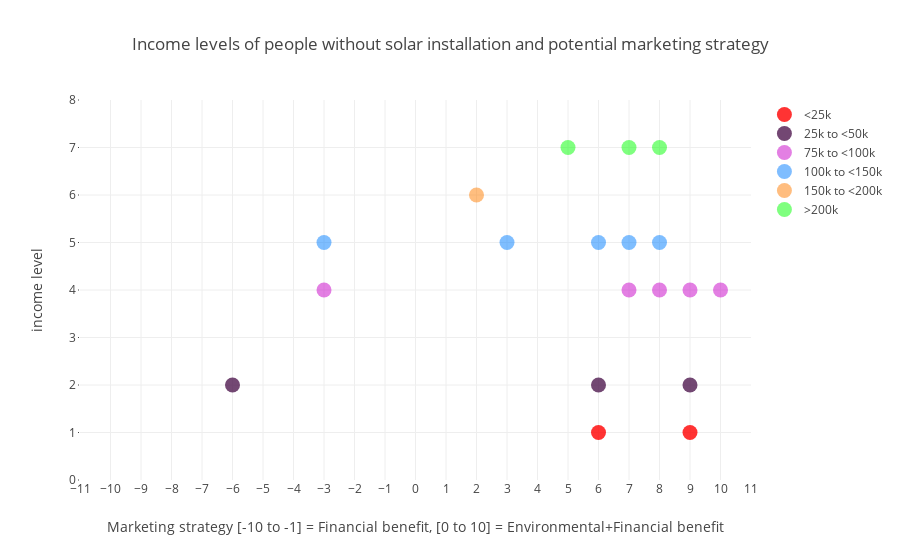

The notebook cell this image was saved under:
### Code cell
## Scatter chart showing the distribution of NON solar respondents who are believers and non-believers, and their
## income level (future potential solar installatio n candidates)

trace1 = go.Scatter(
                    x = ccbeliefs3_income_1['climatechange_beliefs_score'],
                    y = ccbeliefs3_income_1['income'],
                    mode = "markers",
                    name = "<25k",
                    marker = dict(size = 15, color = 'rgba(255, 0, 0, 0.8)'),
                    text= ccbeliefs3_income_1.income)

trace2 = go.Scatter(
                    x = ccbeliefs3_income_2['climatechange_beliefs_score'],
                    y = ccbeliefs3_income_2['income'],
                    mode = "markers",
                    name = "25k to <50k",
                    marker = dict(size = 15, color = 'rgba(80, 26, 80, 0.8)'),
                    text= ccbeliefs3_income_2.income)

trace3 = go.Scatter(
                    x = ccbeliefs3_income_3['climatechange_beliefs_score'],
                    y = ccbeliefs3_income_3['income'],
                    mode = "markers",
                    name = "50k to <75k", 
                    marker = dict(size = 15, color = 'rgba(0, 60, 255, 0.5)'),
                    text= ccbeliefs3_income_3.income)
trace4 = go.Scatter(
                    x = ccbeliefs3_income_4['climatechange_beliefs_score'],
                    y = ccbeliefs3_income_4['income'],
                    mode = "markers",
                    name = "75k to <100k", 
                    marker = dict(size = 15, color = 'rgba(200, 0, 200, 0.5)'),
                    text= ccbeliefs3_income_4.income)

trace5 = go.Scatter(
                    x = ccbeliefs3_income_5['climatechange_beliefs_score'],
                    y = ccbeliefs3_income_5['income'],
                    mode = "markers",
                    name = "100k to <150k", 
                    marker = dict(size = 15, color = 'rgba(0, 125, 255, 0.5)'),
                    text= ccbeliefs3_income_5.income)

trace6 = go.Scatter(
                    x = ccbeliefs3_income_6['climatechange_beliefs_score'],
                    y = ccbeliefs3_income_6['income'],
                    mode = "markers",
                    name = "150k to <200k", 
                    marker = dict(size = 15, color = 'rgba(255, 125, 0, 0.5)'),
                    text= ccbeliefs3_income_6.income)
trace7 = go.Scatter(
                    x = ccbeliefs3_income_7['climatechange_beliefs_score'],
                    y = ccbeliefs3_income_7['income'],
                    mode = "markers",
                    name = ">200k", 
                    marker = dict(size = 15, color = 'rgba(0, 255, 0, 0.5)'),
                    text= ccbeliefs3_income_7.income)

data = [trace1, trace2, trace3, trace4, trace5, trace6, trace7]

layout = dict(title = 'Income levels of people without solar installation and potential marketing strategy ',
              xaxis= dict(range=[-11,11], title = 'Marketing strategy [-10 to -1] = Financial benefit, [0 to 10] = Environmental+Financial benefit',dtick = 1,zeroline= False),
              yaxis= dict(range=[0,8], title = 'income level',ticklen= 1,zeroline= False)
             )

fig = dict(data = data, layout = layout)
iplot(fig)

### Figure 1 — Plotly figure (JSON) as saved in the notebook; plotly's stock layout.template omitted (floating-point values rounded to 4 significant figures)
{"data": [{"marker": {"color": "rgba(255, 0, 0, 0.8)", "size": 15}, "mode": "markers", "name": "<25k", "text": [1, 1], "type": "scatter", "uid": "d3ed836b-1022-4f95-90b2-58d8d93d9bd0", "x": [6, 9], "y": [1, 1]}, {"marker": {"color": "rgba(80, 26, 80, 0.8)", "size": 15}, "mode": "markers", "name": "25k to <50k", "text": [2, 2, 2], "type": "scatter", "uid": "17edda5b-81fa-4d73-b848-aa64627ffbb3", "x": [9, 6, -6], "y": [2, 2, 2]}, {"marker": {"color": "rgba(0, 60, 255, 0.5)", "size": 15}, "mode": "markers", "name": "50k to <75k", "text": [], "type": "scatter", "uid": "b728ae02-bcd5-4932-975b-2c7c38e03bb2", "x": [], "y": []}, {"marker": {"color": "rgba(200, 0, 200, 0.5)", "size": 15}, "mode": "markers", "name": "75k to <100k", "text": [4, 4, 4, 4, 4], "type": "scatter", "uid": "b7607ba1-058e-44e5-a62b-3f864d2c9be1", "x": [10, 9, 8, 7, -3], "y": [4, 4, 4, 4, 4]}, {"marker": {"color": "rgba(0, 125, 255, 0.5)", "size": 15}, "mode": "markers", "name": "100k to <150k", "text": [5, 5, 5, 5, 5], "type": "scatter", "uid": "2c6a2ec7-9d1a-436a-8d71-ecf3a168841c", "x": [8, 6, -3, 3, 7], "y": [5, 5, 5, 5, 5]}, {"marker": {"color": "rgba(255, 125, 0, 0.5)", "size": 15}, "mode": "markers", "name": "150k to <200k", "text": [6], "type": "scatter", "uid": "db83eca7-2c96-4b45-a22d-0fadd1ba2205", "x": [2], "y": [6]}, {"marker": {"color": "rgba(0, 255, 0, 0.5)", "size": 15}, "mode": "markers", "name": ">200k", "text": [7, 7, 7], "type": "scatter", "uid": "69717d8b-f0c0-4c2f-86dd-1ab1d061195e", "x": [7, 8, 5], "y": [7, 7, 7]}], "layout": {"title": {"text": "Income levels of people without solar installation and potential marketing strategy "}, "xaxis": {"dtick": 1, "range": [-11, 11], "title": {"text": "Marketing strategy [-10 to -1] = Financial benefit, [0 to 10] = Environmental+Financial benefit"}, "zeroline": false}, "yaxis": {"range": [0, 8], "ticklen": 1, "title": {"text": "income level"}, "zeroline": false}}}
